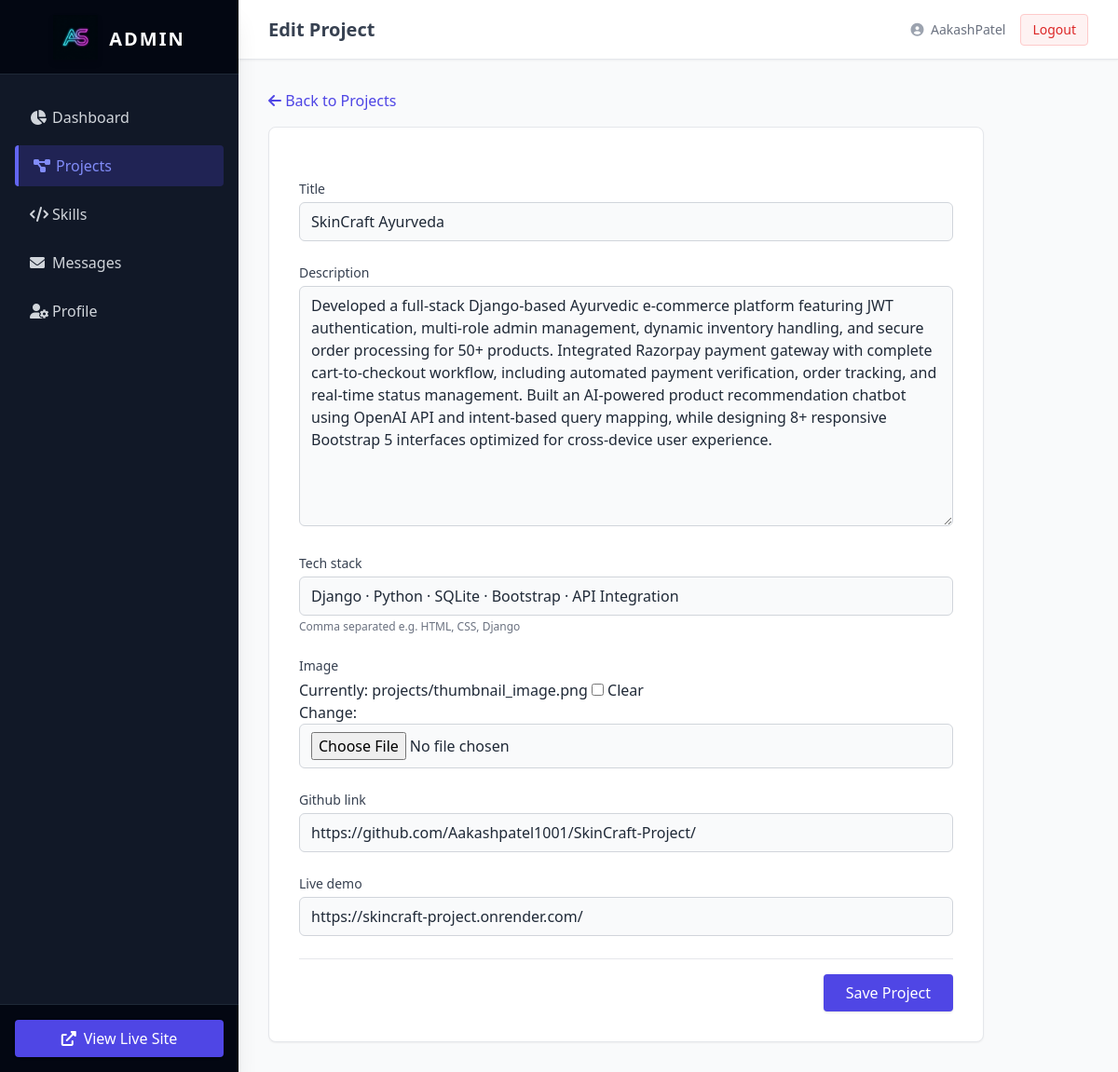
The page /dashboard/projects/1/edit/ (signed in) on the database its author committed.
### myapp/models.py (models this page shows, shortened)
class Project(models.Model):
    title = models.CharField(max_length=200)
    description = models.TextField()
    tech_stack = models.CharField(max_length=200, help_text="Comma separated e.g. HTML, CSS, Django")
    image = models.ImageField(upload_to='projects/', blank=True, null=True)
    github_link = models.URLField(blank=True, null=True)
    live_demo = models.URLField(blank=True, null=True)
    created_at = models.DateTimeField(auto_now_add=True)

### myapp/views.py (the view)
# urls.py: path('dashboard/projects/<int:pk>/edit/', views.project_update, name='project_update'),
@login_required(login_url='/admin/login/')
@user_passes_test(is_admin)
def project_update(request, pk):
    project = get_object_or_404(Project, pk=pk)
    if request.method == 'POST':
        form = ProjectForm(request.POST, request.FILES, instance=project)
        if form.is_valid():
            form.save()
            messages.success(request, 'Project updated successfully.')
            return redirect('dashboard_projects')
    else:
        form = ProjectForm(instance=project)
    return render(request, 'dashboard/project_form.html', {'form': form, 'title': 'Edit Project'})

### myapp/forms.py
class ProjectForm(forms.ModelForm):
    class Meta:
        model = Project
        fields = ['title', 'description', 'tech_stack', 'image', 'github_link', 'live_demo']

### myapp/views.py (called while the page is built)
def is_admin(user):
    return user.is_superuser

### templates/dashboard/project_form.html (shortened to what this page needs)
{% extends 'dashboard/base.html' %}
{% block header %}{{ title }}{% endblock %}
{% block content %}
<div class="mb-4">
    <a href="{% url 'dashboard_projects' %}" class="text-indigo-600 hover:text-indigo-800"><i class="fas fa-arrow-left"></i> Back to Projects</a>
</div>
<div class="bg-white rounded-lg shadow-sm border border-gray-200 p-8 max-w-3xl">
    <form method="POST" enctype="multipart/form-data" class="space-y-6">
        <div class="grid grid-cols-1 gap-6">
            {% for field in form %}
            <div>
                <label for="{{ field.id_for_label }}" class="block text-sm font-medium text-gray-700 mb-1">{{ field.label }}</label>
                {{ field }}
                {% if field.help_text %}
                <p class="mt-1 text-xs text-gray-500">{{ field.help_text }}</p>
                {% endif %}
            </div>
            {% endfor %}
        </div>
        <div class="pt-4 border-t border-gray-200 flex justify-end">
            <button type="submit" class="bg-indigo-600 text-white px-6 py-2 rounded shadow hover:bg-indigo-700 transition">Save Project</button>
        </div>
    </form>
</div>
{% endblock %}

### templates/dashboard/base.html (shortened to what this page needs)
{% load static %}
<!DOCTYPE html>
<html lang="en">
<head>
    <script src="https://cdn.tailwindcss.com"></script>
    <link href="https://cdnjs.cloudflare.com/ajax/libs/font-awesome/6.0.0/css/all.min.css" rel="stylesheet">
</head>
<body class="bg-gray-100 flex h-screen text-gray-800 font-sans">
    <aside class="w-64 bg-gray-900 text-gray-300 flex flex-col shadow-xl z-10 transition-all">
        <div class="h-20 flex items-center justify-center border-b border-gray-800 bg-gray-950 px-4">
            <a href="{% url 'dashboard_index' %}" class="flex items-center justify-center w-full group">
                <img src="{% static 'images/favicon.png' %}" alt="Logo" class="w-12 h-12 object-contain mr-3 transition-transform duration-300 group-hover:scale-110 drop-shadow-md">
                <span class="text-xl font-bold tracking-widest text-white uppercase mt-1">Admin</span>
            </a>
        </div>
        <nav class="flex-1 px-4 py-6 space-y-2">
            <a href="{% url 'dashboard_index' %}" class="flex items-center px-4 py-2.5 rounded transition duration-200 hover:bg-gray-800 hover:text-white "><i class="fas fa-chart-pie w-6"></i> Dashboard</a>
            <a href="{% url 'dashboard_projects' %}" class="flex items-center px-4 py-2.5 rounded transition duration-200 hover:bg-gray-800 hover:text-white {% if 'project' in request.resolver_match.url_name %}bg-indigo-900/50 text-indigo-400 border-l-4 border-indigo-500{% endif %}"><i class="fas fa-project-diagram w-6"></i> Projects</a>
            <a href="{% url 'dashboard_skills' %}" class="flex items-center px-4 py-2.5 rounded transition duration-200 hover:bg-gray-800 hover:text-white "><i class="fas fa-code w-6"></i> Skills</a>
            <a href="{% url 'dashboard_messages' %}" class="flex items-center px-4 py-2.5 rounded transition duration-200 hover:bg-gray-800 hover:text-white "><i class="fas fa-envelope w-6"></i> Messages</a>
            <a href="{% url 'profile_update' %}" class="flex items-center px-4 py-2.5 rounded transition duration-200 hover:bg-gray-800 hover:text-white "><i class="fas fa-user-cog w-6"></i> Profile</a>
        </nav>
        <div class="p-4 border-t border-gray-800 bg-gray-950">
            <a href="{% url 'home' %}" target="_blank" class="flex items-center justify-center w-full px-4 py-2 bg-indigo-600 text-white rounded hover:bg-indigo-700 transition shadow"><i class="fas fa-external-link-alt mr-2"></i> View Live Site</a>
        </div>
    </aside>
    <div class="flex-1 flex flex-col overflow-hidden relative">
        <header class="h-16 bg-white shadow-sm border-b border-gray-200 flex items-center justify-between px-8 z-0">
            <h2 class="text-xl font-semibold text-gray-700">{% block header %}Dashboard{% endblock %}</h2>
            <div class="flex items-center space-x-4">
                <span class="text-sm text-gray-500"><i class="fas fa-user-circle text-gray-400 mr-1"></i> {{ user.username }}</span>
                <a href="/admin/logout/" class="text-sm bg-red-50 text-red-600 px-3 py-1.5 rounded border border-red-200 hover:bg-red-100 transition">Logout</a>
            </div>
        </header>
        <main class="flex-1 overflow-x-hidden overflow-y-auto bg-gray-50 p-8">
            {% block content %}{% endblock %}
        </main>
    </div>
</body>
</html>

### rows shown on the page
Project: form "SkinCraft Ayurveda" "Developed a full-stack Django-based Ayurvedic e-commerce platform featuring JWT authentication, multi-role admin management, dynamic inventory handling, and secure order processing for 50+ products. Integrated Razorpay payment gateway with complete cart-to-checkout workflow, including automated payment verification, order tracking, and real-time status management. Built an AI-powered product recommendation chatbot using OpenAI API and intent-based query mapping, while designing 8+ responsive Bootstrap 5 interfaces optimized for cross-device user experience." "Django · Python · SQLite · Bootstrap · API Integration" "https://github.com/Aakashpatel1001/SkinCraft-Project/" "https://skincraft-project.onrender.com/"

### other values the page prints
{{ title }} "Edit Project"
{{ user.username }} "AakashPatel"
{{ field.label }} "Title" "Description" "Tech stack" "Image" "Github link" "Live demo"
{{ field.help_text }} "Comma separated e.g. HTML, CSS, Django"
